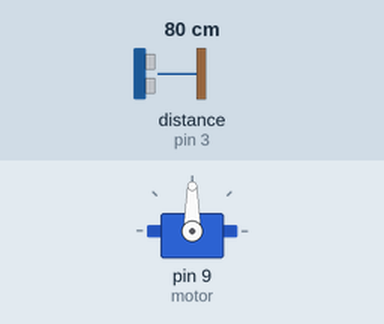
This sketch was run on a simulated Arduino Uno, built with avr-gcc and run on an emulated ATmega328P. Shown: servo. Wiring (inferred from the names in the program): ultrasonic range finder: trigger pin 2; echo pin 3. The test bench sets the inputs (shaded band); at power-on: distance to the obstacle (sensor on pin 3) 80 cm. The echo pulse lasts 58.3 µs per cm.

Above: at 1.2 s.
1.3 s: distance to the obstacle (sensor on pin 3) set to 40 cm
2.8 s: distance to the obstacle (sensor on pin 3) set to 33 cm
At 3.27 s:
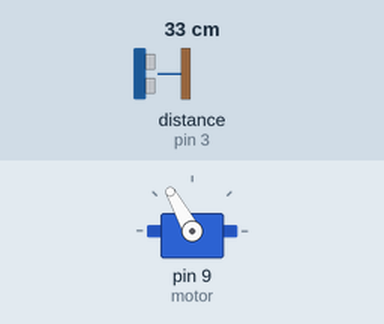
At 4.5 s:
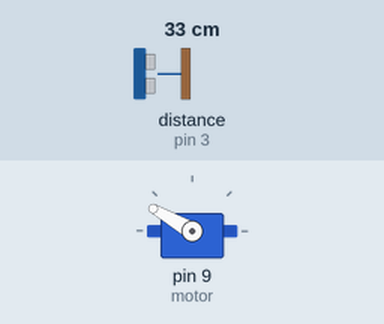
5.8 s: distance to the obstacle (sensor on pin 3) set to 18 cm
8.8 s: distance to the obstacle (sensor on pin 3) set to 14 cm
At 10.1 s:
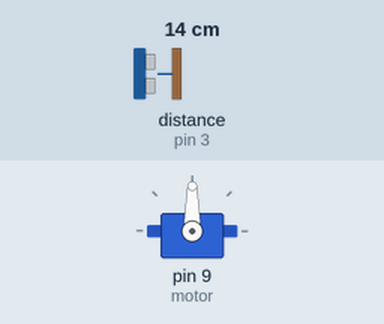
10.4 s: distance to the obstacle (sensor on pin 3) set to 35 cm
Timing chart, 0 to 14.4 s (numbered marks = the images above; inputs shaded):
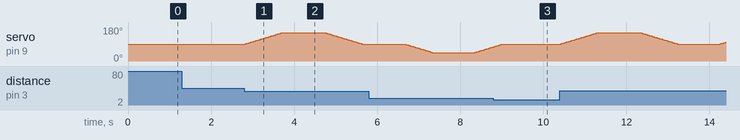

Measured:
- the behaviour switches between 37 and 36 cm on distance to the obstacle (sensor on pin 3) (found by bisection; images 0 and 1)
- the behaviour switches between 16 and 15 cm on distance to the obstacle (sensor on pin 3) (found by bisection; images 2 and 3)
- after the input at 1.3 s, every drawn part: stays the same
- after the input at 2.8 s, servo on pin 9 (motor): rises from 90° to 150° in 0.90 s, then falls to 90° in 1.9 s
- after the input at 8.8 s, servo on pin 9 (motor): goes on until 9.0 s, then stays 90°

The sketch:

servo_control_by_ur.ino
```cpp
/*=========================================
THIS PROGRAM IS DESIGNED TO CONTROL THE MOTION OF THE SERVO MOTOR
BASED ON THE DIRECTION DETECTED BY THE ULTRASONIC SENSOR WITHIN A
A RANGE.
THE MAIN MOTIVE IS TO STUDY THE DIRECTIVITY OF THE SERVO CONTROLLED
BY THE UR SENSOR.
=============================================   */
#include <Servo.h>/ //including the library
#define Max 35   //defining the limits of detection by the ultrasonic sensor
#define Mid 25
#define Min 15
int trig=2; //defining the trigger and echo pins
int echo=3;
int pos=90; //defining the position of the servo at idle condition and the maximum extent upto which it rotates on each side(+-45)
int max_pos_right=150;
int max_pos_left=45;
Servo motor;  //creating object named motor of Servo class
void setup() {
  pinMode(trig,OUTPUT); //setting the modes of the pins and setting the serial monitor
  pinMode(echo,INPUT);
  Serial.begin(9600);
  motor.attach(9);  //setting the servo signal pin to pin 9(digital)
  motor.write(pos); //setting the servo to 90 degree at idle contion
}

void loop() {
  unsigned int dist=dist_cm();  //calculating the distance
  if(dist>=Mid && dist<=Max)  //condition to move on the right side
  {
    for(int i=pos;i<=max_pos_right;i++)
    {
      motor.write(i); //moving the servo motor by 1 degree towards maximum right as defined
      delay(15);
    }
  delay(1000);  //waiting for 1s at that postion(max)
   for(int i=max_pos_right;i>=pos;i--)  //return to original position
    {
      motor.write(i);
      delay(15);
    }
    delay(1000);
  }
  else if(dist<Mid && dist>=Min)  //condition to move on the left side
  {
    for(int i=pos;i>=max_pos_left;i--)
    {
      motor.write(i);
      delay(15);
    }
    delay(1000);
    for(int i=max_pos_left;i<=pos;i++)
    {
      motor.write(i);
      delay(15);
    }
    delay(1000);
  }
  else
  {
    motor.write(90);  //condition for other cases causing to bring back to the idle position
  }
}
unsigned int dist_cm()  //function to calculate distance using brute force
{
  digitalWrite(trig,LOW);
  delayMicroseconds(2);
  digitalWrite(trig,HIGH);
  delayMicroseconds(10);
  digitalWrite(trig,LOW);
  long time=pulseIn(echo,HIGH);
  unsigned int distance=(time*0.034)/2;
  return distance;
}
```
